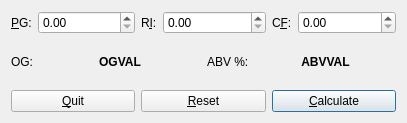
<?xml version="1.0" encoding="UTF-8"?>
<ui version="4.0">
 <class>ogcalc</class>
 <widget class="QMainWindow" name="ogcalc">
  <property name="geometry">
   <rect>
    <x>0</x>
    <y>0</y>
    <width>407</width>
    <height>123</height>
   </rect>
  </property>
  <property name="sizePolicy">
   <sizepolicy hsizetype="Preferred" vsizetype="Preferred">
    <horstretch>0</horstretch>
    <verstretch>0</verstretch>
   </sizepolicy>
  </property>
  <property name="maximumSize">
   <size>
    <width>16777215</width>
    <height>16777215</height>
   </size>
  </property>
  <property name="windowTitle">
   <string>OG &amp; ABV calculator</string>
  </property>
  <property name="windowIcon">
   <iconset>
    <normaloff>../../../../../ogcalc/ogcalc.svg</normaloff>../../../../../ogcalc/ogcalc.svg</iconset>
  </property>
  <widget class="QWidget" name="centralWidget">
   <property name="sizePolicy">
    <sizepolicy hsizetype="Minimum" vsizetype="Minimum">
     <horstretch>0</horstretch>
     <verstretch>0</verstretch>
    </sizepolicy>
   </property>
   <layout class="QVBoxLayout" name="verticalLayout">
    <item>
     <layout class="QHBoxLayout" name="horizontalLayout">
      <item>
       <layout class="QHBoxLayout" name="horizontalLayout_7">
        <item>
         <widget class="QLabel" name="pg_label">
          <property name="sizePolicy">
           <sizepolicy hsizetype="Minimum" vsizetype="Preferred">
            <horstretch>0</horstretch>
            <verstretch>0</verstretch>
           </sizepolicy>
          </property>
          <property name="toolTip">
           <string>Present Gravity (density)</string>
          </property>
          <property name="text">
           <string>&amp;PG:</string>
          </property>
          <property name="textFormat">
           <enum>Qt::AutoText</enum>
          </property>
          <property name="buddy">
           <cstring>pg_entry</cstring>
          </property>
         </widget>
        </item>
        <item>
         <widget class="SpinBoxEntry" name="pg_entry">
          <property name="sizePolicy">
           <sizepolicy hsizetype="Expanding" vsizetype="Fixed">
            <horstretch>0</horstretch>
            <verstretch>0</verstretch>
           </sizepolicy>
          </property>
          <property name="specialValueText">
           <string>0.00</string>
          </property>
          <property name="prefix">
           <string/>
          </property>
         </widget>
        </item>
       </layout>
      </item>
      <item>
       <layout class="QHBoxLayout" name="horizontalLayout_8">
        <item>
         <widget class="QLabel" name="ri_label">
          <property name="sizePolicy">
           <sizepolicy hsizetype="Minimum" vsizetype="Preferred">
            <horstretch>0</horstretch>
            <verstretch>0</verstretch>
           </sizepolicy>
          </property>
          <property name="toolTip">
           <string>Refractive Index</string>
          </property>
          <property name="text">
           <string>R&amp;I:</string>
          </property>
          <property name="buddy">
           <cstring>ri_entry</cstring>
          </property>
         </widget>
        </item>
        <item>
         <widget class="SpinBoxEntry" name="ri_entry">
          <property name="sizePolicy">
           <sizepolicy hsizetype="Expanding" vsizetype="Fixed">
            <horstretch>0</horstretch>
            <verstretch>0</verstretch>
           </sizepolicy>
          </property>
         </widget>
        </item>
       </layout>
      </item>
      <item>
       <layout class="QHBoxLayout" name="horizontalLayout_9">
        <item>
         <widget class="QLabel" name="cf_label">
          <property name="sizePolicy">
           <sizepolicy hsizetype="Minimum" vsizetype="Preferred">
            <horstretch>0</horstretch>
            <verstretch>0</verstretch>
           </sizepolicy>
          </property>
          <property name="toolTip">
           <string>Correction Factor</string>
          </property>
          <property name="text">
           <string>C&amp;F:</string>
          </property>
          <property name="buddy">
           <cstring>cf_entry</cstring>
          </property>
         </widget>
        </item>
        <item>
         <widget class="SpinBoxEntry" name="cf_entry">
          <property name="sizePolicy">
           <sizepolicy hsizetype="Expanding" vsizetype="Fixed">
            <horstretch>0</horstretch>
            <verstretch>0</verstretch>
           </sizepolicy>
          </property>
         </widget>
        </item>
       </layout>
      </item>
     </layout>
    </item>
    <item>
     <layout class="QHBoxLayout" name="horizontalLayout_2">
      <item>
       <layout class="QHBoxLayout" name="horizontalLayout_4">
        <item>
         <widget class="QLabel" name="og_label">
          <property name="sizePolicy">
           <sizepolicy hsizetype="Minimum" vsizetype="Preferred">
            <horstretch>0</horstretch>
            <verstretch>0</verstretch>
           </sizepolicy>
          </property>
          <property name="toolTip">
           <string>Original Gravity (density)</string>
          </property>
          <property name="text">
           <string>OG:</string>
          </property>
         </widget>
        </item>
        <item>
         <widget class="QLabel" name="og_result">
          <property name="sizePolicy">
           <sizepolicy hsizetype="Expanding" vsizetype="Preferred">
            <horstretch>0</horstretch>
            <verstretch>0</verstretch>
           </sizepolicy>
          </property>
          <property name="font">
           <font>
            <weight>75</weight>
            <bold>true</bold>
           </font>
          </property>
          <property name="text">
           <string>OGVAL</string>
          </property>
          <property name="alignment">
           <set>Qt::AlignCenter</set>
          </property>
          <property name="textInteractionFlags">
           <set>Qt::TextSelectableByKeyboard|Qt::TextSelectableByMouse</set>
          </property>
         </widget>
        </item>
       </layout>
      </item>
      <item>
       <layout class="QHBoxLayout" name="horizontalLayout_5">
        <item>
         <widget class="QLabel" name="abv_entry">
          <property name="sizePolicy">
           <sizepolicy hsizetype="Minimum" vsizetype="Preferred">
            <horstretch>0</horstretch>
            <verstretch>0</verstretch>
           </sizepolicy>
          </property>
          <property name="toolTip">
           <string>Percent Alcohol By Volume</string>
          </property>
          <property name="text">
           <string>ABV %:</string>
          </property>
         </widget>
        </item>
        <item>
         <widget class="QLabel" name="abv_result">
          <property name="sizePolicy">
           <sizepolicy hsizetype="Expanding" vsizetype="Preferred">
            <horstretch>0</horstretch>
            <verstretch>0</verstretch>
           </sizepolicy>
          </property>
          <property name="font">
           <font>
            <weight>75</weight>
            <bold>true</bold>
           </font>
          </property>
          <property name="text">
           <string>ABVVAL</string>
          </property>
          <property name="alignment">
           <set>Qt::AlignCenter</set>
          </property>
          <property name="textInteractionFlags">
           <set>Qt::TextSelectableByKeyboard|Qt::TextSelectableByMouse</set>
          </property>
         </widget>
        </item>
       </layout>
      </item>
     </layout>
    </item>
    <item>
     <layout class="QHBoxLayout" name="horizontalLayout_3">
      <item>
       <widget class="QPushButton" name="quit">
        <property name="text">
         <string>&amp;Quit</string>
        </property>
       </widget>
      </item>
      <item>
       <widget class="QPushButton" name="reset">
        <property name="text">
         <string>&amp;Reset</string>
        </property>
        <property name="autoDefault">
         <bool>true</bool>
        </property>
       </widget>
      </item>
      <item>
       <widget class="QPushButton" name="calculate">
        <property name="text">
         <string>&amp;Calculate</string>
        </property>
        <property name="autoDefault">
         <bool>true</bool>
        </property>
        <property name="default">
         <bool>true</bool>
        </property>
       </widget>
      </item>
     </layout>
    </item>
   </layout>
  </widget>
 </widget>
 <layoutdefault spacing="6" margin="11"/>
 <customwidgets>
  <customwidget>
   <class>SpinBoxEntry</class>
   <extends>QDoubleSpinBox</extends>
   <header>SpinBoxEntry.h</header>
   <slots>
    <signal>enterPressed()</signal>
   </slots>
  </customwidget>
 </customwidgets>
 <resources/>
 <connections>
  <connection>
   <sender>reset</sender>
   <signal>clicked()</signal>
   <receiver>ogcalc</receiver>
   <slot>reset()</slot>
   <hints>
    <hint type="sourcelabel">
     <x>267</x>
     <y>115</y>
    </hint>
    <hint type="destinationlabel">
     <x>199</x>
     <y>47</y>
    </hint>
   </hints>
  </connection>
  <connection>
   <sender>quit</sender>
   <signal>clicked()</signal>
   <receiver>ogcalc</receiver>
   <slot>close()</slot>
   <hints>
    <hint type="sourcelabel">
     <x>76</x>
     <y>115</y>
    </hint>
    <hint type="destinationlabel">
     <x>199</x>
     <y>47</y>
    </hint>
   </hints>
  </connection>
  <connection>
   <sender>calculate</sender>
   <signal>clicked()</signal>
   <receiver>ogcalc</receiver>
   <slot>calculate()</slot>
   <hints>
    <hint type="sourcelabel">
     <x>401</x>
     <y>115</y>
    </hint>
    <hint type="destinationlabel">
     <x>199</x>
     <y>47</y>
    </hint>
   </hints>
  </connection>
  <connection>
   <sender>calculate</sender>
   <signal>clicked()</signal>
   <receiver>reset</receiver>
   <slot>setFocus()</slot>
   <hints>
    <hint type="sourcelabel">
     <x>401</x>
     <y>115</y>
    </hint>
    <hint type="destinationlabel">
     <x>267</x>
     <y>115</y>
    </hint>
   </hints>
  </connection>
  <connection>
   <sender>pg_entry</sender>
   <signal>enterPressed()</signal>
   <receiver>ri_entry</receiver>
   <slot>setFocus()</slot>
   <hints>
    <hint type="sourcelabel">
     <x>87</x>
     <y>20</y>
    </hint>
    <hint type="destinationlabel">
     <x>213</x>
     <y>20</y>
    </hint>
   </hints>
  </connection>
  <connection>
   <sender>ri_entry</sender>
   <signal>enterPressed()</signal>
   <receiver>cf_entry</receiver>
   <slot>setFocus()</slot>
   <hints>
    <hint type="sourcelabel">
     <x>213</x>
     <y>20</y>
    </hint>
    <hint type="destinationlabel">
     <x>343</x>
     <y>20</y>
    </hint>
   </hints>
  </connection>
  <connection>
   <sender>cf_entry</sender>
   <signal>enterPressed()</signal>
   <receiver>calculate</receiver>
   <slot>click()</slot>
   <hints>
    <hint type="sourcelabel">
     <x>343</x>
     <y>20</y>
    </hint>
    <hint type="destinationlabel">
     <x>401</x>
     <y>115</y>
    </hint>
   </hints>
  </connection>
  <connection>
   <sender>pg_entry</sender>
   <signal>enterPressed()</signal>
   <receiver>ri_entry</receiver>
   <slot>selectAll()</slot>
   <hints>
    <hint type="sourcelabel">
     <x>88</x>
     <y>21</y>
    </hint>
    <hint type="destinationlabel">
     <x>217</x>
     <y>21</y>
    </hint>
   </hints>
  </connection>
  <connection>
   <sender>ri_entry</sender>
   <signal>enterPressed()</signal>
   <receiver>cf_entry</receiver>
   <slot>selectAll()</slot>
   <hints>
    <hint type="sourcelabel">
     <x>217</x>
     <y>21</y>
    </hint>
    <hint type="destinationlabel">
     <x>353</x>
     <y>21</y>
    </hint>
   </hints>
  </connection>
 </connections>
 <slots>
  <slot>calculate()</slot>
  <slot>reset()</slot>
 </slots>
</ui>
